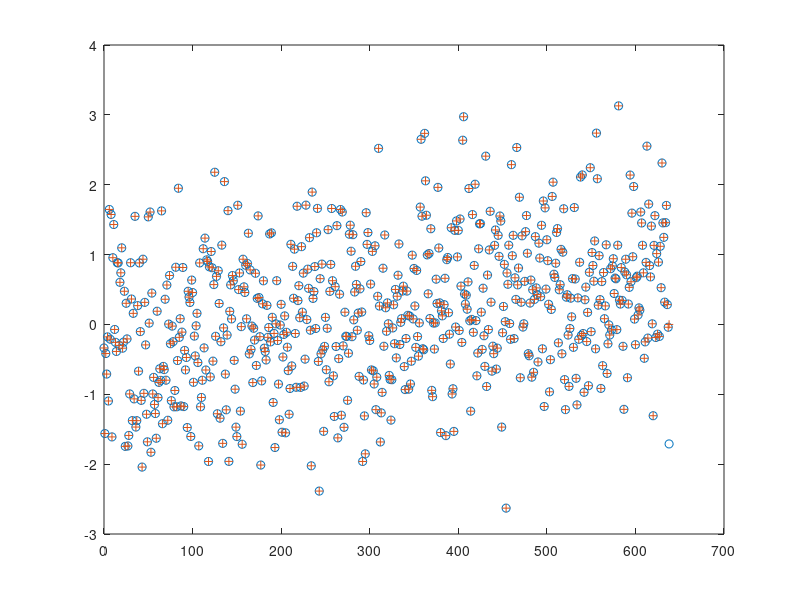

MATLAB code for this plot:
clc
clear
close all

%Read data from file
Data = dlmread("1D-data.txt");

%Initialization
t = 1; %Time
noise_measure = 0.1; %Measurement noise
noise_dynamic = 200; %Dynamic nosie

ST = [1 t ; 0 1]; %State transition matrix
M = [1 0; 0 0]; %Observation matrix
X_tPrev = [0 ; 0]; %State matrix
R = [noise_measure 0.1; 0.1 0.1 ]; %Co-Variance of Measurement noise
Q = [0 0 ; 0 noise_dynamic]; %Co-variance of Dynamic noise
k_t = [0 0; 0 0]; %Kalman gain
I = [1 0; 0 1]; %Identity matrix
S_tPrev = I; %State Co-variance
predicted_Data = zeros(1, length(Data)); %Output
yt = [Data' ; zeros(1, length(Data)) ]; %Observation variables



%Kalman Filter Loop
 while(t < length(Data) )
    
     X_tNext = ST * X_tPrev;
     
     S_tNext = (ST * S_tPrev * ST') + Q ; 
    
     k_t = (S_tNext * M') / ( M * S_tNext * M' + R ); 
     
     X_pred = X_tNext + (k_t * (yt(:,t) - (M * X_tNext) ));
     
     S_pred = (I - (k_t * M) ) * S_tNext ; 
     
     predicted_Data(t) = X_pred(1,1); %Store for plotting
     
     X_tPrev = X_pred;
     S_tPrev = S_pred;
     
     t = t + 1 ; 
     
 end %end of while
 
 %Plotting 
 
x = 0:length(Data)-1;

figure(1)
plot(x,Data,"o") ;
hold on
plot(x, predicted_Data, "+");
hold off
 
 



